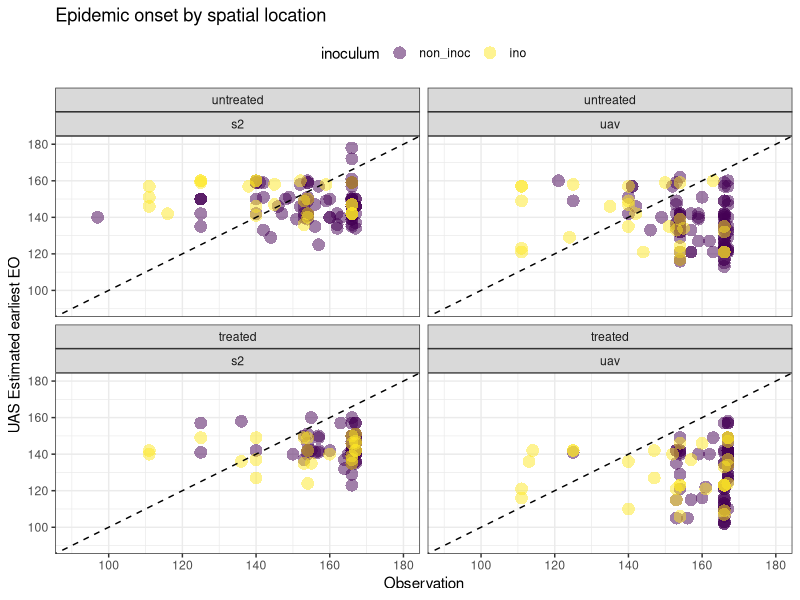
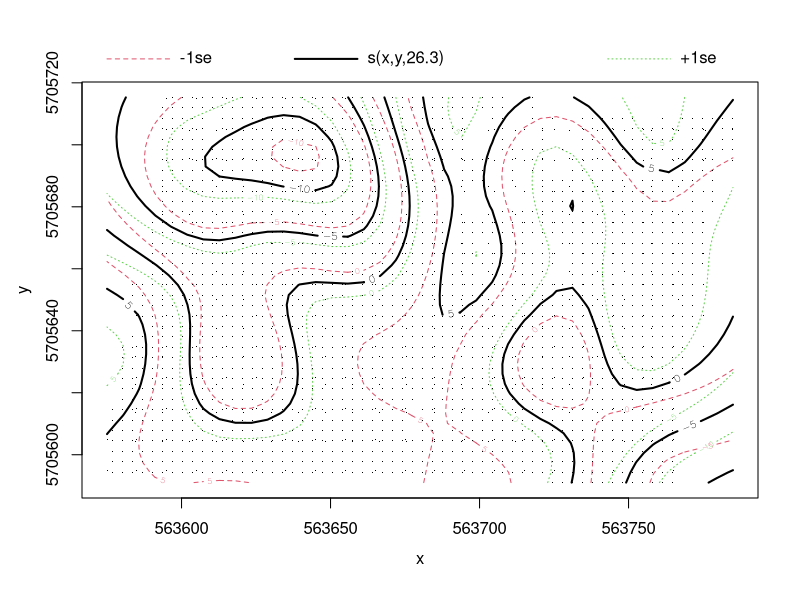

Recreate these plots in R, in order. (Note: this script raises an error after producing the figures.)
## ---- chunk 1
library(RANN)
library(flextable)
library(officer)
library(data.table)
## ---- chunk 2
dat <- fread("../data/20250607_cercospoRa_analysis_df.csv")
## ---- chunk 3
head(dat)
summary(dat)
unique(dat$treatment)
unique(dat$region)
unique(dat$source)
## ---- chunk 4
setnames(dat,
         old = c("region","treatment"),
         new = c("inoculum","fungicide"))
dat[inoculum == "roi", inoculum := "non_inoc"]

# Relevel fungicide factor
dat[,fungicide := factor(fungicide, levels = c("untreated", "treated"))]
dat[,inoculum := factor(inoculum, levels = c("non_inoc", "ino"))]
## ---- chunk 5
obs_nearest <- nn2(data = dat[source == "observation",.(x,y)],
                   query = dat[,.(x,y)],
                   k = 2)

range(obs_nearest$nn.idx[,1])

# associate RS estimated EO with closest observation
dat[, obs_das:= dat[source == "observation",das][obs_nearest$nn.idx[,1]]]
## ---- chunk 6
# check variance averages 
mod1 <- lm(das ~ source + inoculum + fungicide, data = dat)
summary(mod1)
## ---- chunk 7
# plot EO data from each source an treatment
library(ggplot2)
dat[source != "observation",] |>
  ggplot(aes(x = obs_das, y = das, color = inoculum)) +
   geom_point(size = 4,alpha = .5,shape = 16) +
  facet_wrap(~fungicide + source) +
  theme_bw() +
  labs(title = "Epidemic onset by spatial location",
       x = "Observation",
       y = "UAS Estimated earliest EO") +
  theme(legend.position = "top")+
  xlim(c(90,180))+
  ylim(c(90,180))+
  geom_abline(slope = 1, intercept = 0, color = "black", linetype = "dashed")+
  scale_color_viridis_d()
## ---- chunk 8
library(mgcv)
# what are the average influences independant of other treatments
mod2 <- gam(das ~ s(x,y) + source + inoculum + fungicide,
          data = dat,
          method = "REML")
summary(mod2)
## ---- chunk 9
mod3 <- gam(das ~ s(x,y) + source * inoculum + fungicide,
            data = dat,
            method = "REML")
summary(mod3)
## ---- chunk 10
mod4 <- gam(das ~ s(x,y) + source * inoculum,# * fungicide,
            data = dat[fungicide != "treated"])
summary(mod4)
## ---- chunk 11
mod5 <- gam(das ~ s(x,y) + source * inoculum,
            data = dat)
summary(mod5)
## ---- chunk 12
plot(mod5)
## ---- chunk 13
AIC(mod2,
    mod3,
    mod4,
    mod5)
anova(mod4,mod5)
## ---- chunk 14
tbl_prop_success <- 
    dat[source != "observation" & fungicide != "treated", 
      list("prop_success" = round(sum(das < obs_das)/NROW(das),3),
           n = .N), 
      by = .(source, inoculum, fungicide)][,.(source,
                                              inoculum,
                                              prop_success)] |>
  flextable() |>
  align_text_col(align = "center") |>
  set_header_labels(source = "RS method",
                    inoculum = "Inoculum",
                    prop_success = "∝ success") |>
   fontsize(size = 8, part = "body") |>
   fontsize(size = 10, part = "header") |>
   bg(i = seq(2,5,2),bg = "grey80",part = "body")|>
   set_caption("Proportion of RS earliest estimated onset dates occurring prior to observed epidemic onset")

tbl_prop_success
save_as_docx(tbl_prop_success, path = "./prop_success.docx")
## ---- chunk 15
dat[, obs_dif := das - obs_das]

dat[source != "observation"] |>
  ggplot(aes(x = obs_dif, fill = inoculum)) +
  geom_density(alpha = .5) +
  facet_wrap(~source + fungicide) +
  theme_bw() +
  labs(x = "Difference between observed EO and Earliest estimated EO",
       y = "Density") +
  theme(legend.position = "top")+
  scale_fill_viridis_d()+
  geom_vline(xintercept = 0, linetype = "dashed", color = "black", size = 1)
